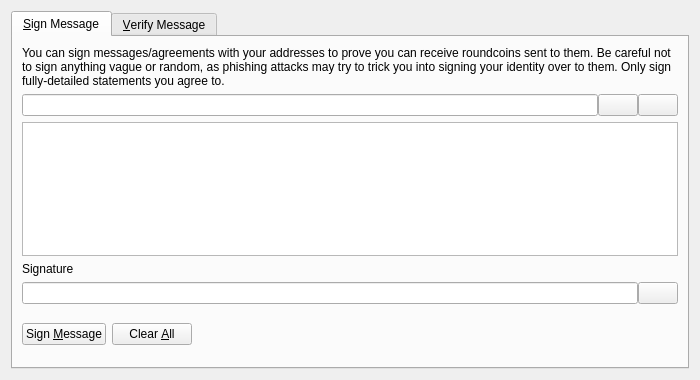
<?xml version="1.0" encoding="UTF-8"?>
<ui version="4.0">
 <class>SignVerifyMessageDialog</class>
 <widget class="QDialog" name="SignVerifyMessageDialog">
  <property name="geometry">
   <rect>
    <x>0</x>
    <y>0</y>
    <width>700</width>
    <height>380</height>
   </rect>
  </property>
  <property name="windowTitle">
   <string>Signatures - Sign / Verify a Message</string>
  </property>
  <property name="modal">
   <bool>true</bool>
  </property>
  <layout class="QVBoxLayout" name="verticalLayout">
   <item>
    <widget class="QTabWidget" name="tabWidget">
     <property name="currentIndex">
      <number>0</number>
     </property>
     <widget class="QWidget" name="tabSignMessage">
      <attribute name="title">
       <string>&amp;Sign Message</string>
      </attribute>
      <layout class="QVBoxLayout" name="verticalLayout_SM">
       <item>
        <widget class="QLabel" name="infoLabel_SM">
         <property name="text">
          <string>You can sign messages/agreements with your addresses to prove you can receive roundcoins sent to them. Be careful not to sign anything vague or random, as phishing attacks may try to trick you into signing your identity over to them. Only sign fully-detailed statements you agree to.</string>
         </property>
         <property name="textFormat">
          <enum>Qt::PlainText</enum>
         </property>
         <property name="wordWrap">
          <bool>true</bool>
         </property>
        </widget>
       </item>
       <item>
        <layout class="QHBoxLayout" name="horizontalLayout_1_SM">
         <property name="spacing">
          <number>0</number>
         </property>
         <item>
          <widget class="QValidatedLineEdit" name="addressIn_SM">
           <property name="toolTip">
            <string>The Roundcoin address to sign the message with</string>
           </property>
          </widget>
         </item>
         <item>
          <widget class="QPushButton" name="addressBookButton_SM">
           <property name="toolTip">
            <string>Choose previously used address</string>
           </property>
           <property name="text">
            <string/>
           </property>
           <property name="icon">
            <iconset resource="../bitcoin.qrc">
             <normaloff>:/icons/address-book</normaloff>:/icons/address-book</iconset>
           </property>
           <property name="shortcut">
            <string>Alt+A</string>
           </property>
           <property name="autoDefault">
            <bool>false</bool>
           </property>
          </widget>
         </item>
         <item>
          <widget class="QPushButton" name="pasteButton_SM">
           <property name="toolTip">
            <string>Paste address from clipboard</string>
           </property>
           <property name="text">
            <string/>
           </property>
           <property name="icon">
            <iconset resource="../bitcoin.qrc">
             <normaloff>:/icons/editpaste</normaloff>:/icons/editpaste</iconset>
           </property>
           <property name="shortcut">
            <string>Alt+P</string>
           </property>
           <property name="autoDefault">
            <bool>false</bool>
           </property>
          </widget>
         </item>
        </layout>
       </item>
       <item>
        <widget class="QPlainTextEdit" name="messageIn_SM">
         <property name="toolTip">
          <string>Enter the message you want to sign here</string>
         </property>
        </widget>
       </item>
       <item>
        <widget class="QLabel" name="signatureLabel_SM">
         <property name="text">
          <string>Signature</string>
         </property>
         <property name="textFormat">
          <enum>Qt::PlainText</enum>
         </property>
        </widget>
       </item>
       <item>
        <layout class="QHBoxLayout" name="horizontalLayout_2_SM">
         <property name="spacing">
          <number>0</number>
         </property>
         <item>
          <widget class="QLineEdit" name="signatureOut_SM">
           <property name="font">
            <font>
             <italic>true</italic>
            </font>
           </property>
           <property name="readOnly">
            <bool>true</bool>
           </property>
          </widget>
         </item>
         <item>
          <widget class="QPushButton" name="copySignatureButton_SM">
           <property name="toolTip">
            <string>Copy the current signature to the system clipboard</string>
           </property>
           <property name="text">
            <string/>
           </property>
           <property name="icon">
            <iconset resource="../bitcoin.qrc">
             <normaloff>:/icons/editcopy</normaloff>:/icons/editcopy</iconset>
           </property>
           <property name="autoDefault">
            <bool>false</bool>
           </property>
          </widget>
         </item>
        </layout>
       </item>
       <item>
        <layout class="QHBoxLayout" name="horizontalLayout_3_SM">
         <item>
          <widget class="QPushButton" name="signMessageButton_SM">
           <property name="toolTip">
            <string>Sign the message to prove you own this Roundcoin address</string>
           </property>
           <property name="text">
            <string>Sign &amp;Message</string>
           </property>
           <property name="icon">
            <iconset resource="../bitcoin.qrc">
             <normaloff>:/icons/edit</normaloff>:/icons/edit</iconset>
           </property>
           <property name="autoDefault">
            <bool>false</bool>
           </property>
          </widget>
         </item>
         <item>
          <widget class="QPushButton" name="clearButton_SM">
           <property name="toolTip">
            <string>Reset all sign message fields</string>
           </property>
           <property name="text">
            <string>Clear &amp;All</string>
           </property>
           <property name="icon">
            <iconset resource="../bitcoin.qrc">
             <normaloff>:/icons/remove</normaloff>:/icons/remove</iconset>
           </property>
           <property name="autoDefault">
            <bool>false</bool>
           </property>
          </widget>
         </item>
         <item>
          <spacer name="horizontalSpacer_1_SM">
           <property name="orientation">
            <enum>Qt::Horizontal</enum>
           </property>
           <property name="sizeHint" stdset="0">
            <size>
             <width>40</width>
             <height>48</height>
            </size>
           </property>
          </spacer>
         </item>
         <item>
          <widget class="QLabel" name="statusLabel_SM">
           <property name="font">
            <font>
             <weight>75</weight>
             <bold>true</bold>
            </font>
           </property>
           <property name="text">
            <string/>
           </property>
           <property name="wordWrap">
            <bool>true</bool>
           </property>
          </widget>
         </item>
         <item>
          <spacer name="horizontalSpacer_2_SM">
           <property name="orientation">
            <enum>Qt::Horizontal</enum>
           </property>
           <property name="sizeHint" stdset="0">
            <size>
             <width>40</width>
             <height>48</height>
            </size>
           </property>
          </spacer>
         </item>
        </layout>
       </item>
      </layout>
     </widget>
     <widget class="QWidget" name="tabVerifyMessage">
      <attribute name="title">
       <string>&amp;Verify Message</string>
      </attribute>
      <layout class="QVBoxLayout" name="verticalLayout_VM">
       <item>
        <widget class="QLabel" name="infoLabel_VM">
         <property name="text">
          <string>Enter the receiver's address, message (ensure you copy line breaks, spaces, tabs, etc. exactly) and signature below to verify the message. Be careful not to read more into the signature than what is in the signed message itself, to avoid being tricked by a man-in-the-middle attack. Note that this only proves the signing party receives with the address, it cannot prove sendership of any transaction!</string>
         </property>
         <property name="textFormat">
          <enum>Qt::PlainText</enum>
         </property>
         <property name="alignment">
          <set>Qt::AlignLeading|Qt::AlignLeft|Qt::AlignTop</set>
         </property>
         <property name="wordWrap">
          <bool>true</bool>
         </property>
        </widget>
       </item>
       <item>
        <layout class="QHBoxLayout" name="horizontalLayout_1_VM">
         <property name="spacing">
          <number>0</number>
         </property>
         <item>
          <widget class="QValidatedLineEdit" name="addressIn_VM">
           <property name="toolTip">
            <string>The Roundcoin address the message was signed with</string>
           </property>
          </widget>
         </item>
         <item>
          <widget class="QPushButton" name="addressBookButton_VM">
           <property name="toolTip">
            <string>Choose previously used address</string>
           </property>
           <property name="text">
            <string/>
           </property>
           <property name="icon">
            <iconset resource="../bitcoin.qrc">
             <normaloff>:/icons/address-book</normaloff>:/icons/address-book</iconset>
           </property>
           <property name="shortcut">
            <string>Alt+A</string>
           </property>
           <property name="autoDefault">
            <bool>false</bool>
           </property>
          </widget>
         </item>
        </layout>
       </item>
       <item>
        <widget class="QPlainTextEdit" name="messageIn_VM"/>
       </item>
       <item>
        <widget class="QValidatedLineEdit" name="signatureIn_VM"/>
       </item>
       <item>
        <layout class="QHBoxLayout" name="horizontalLayout_2_VM">
         <item>
          <widget class="QPushButton" name="verifyMessageButton_VM">
           <property name="toolTip">
            <string>Verify the message to ensure it was signed with the specified Roundcoin address</string>
           </property>
           <property name="text">
            <string>Verify &amp;Message</string>
           </property>
           <property name="icon">
            <iconset resource="../bitcoin.qrc">
             <normaloff>:/icons/transaction_0</normaloff>:/icons/transaction_0</iconset>
           </property>
           <property name="autoDefault">
            <bool>false</bool>
           </property>
          </widget>
         </item>
         <item>
          <widget class="QPushButton" name="clearButton_VM">
           <property name="toolTip">
            <string>Reset all verify message fields</string>
           </property>
           <property name="text">
            <string>Clear &amp;All</string>
           </property>
           <property name="icon">
            <iconset resource="../bitcoin.qrc">
             <normaloff>:/icons/remove</normaloff>:/icons/remove</iconset>
           </property>
           <property name="autoDefault">
            <bool>false</bool>
           </property>
          </widget>
         </item>
         <item>
          <spacer name="horizontalSpacer_1_VM">
           <property name="orientation">
            <enum>Qt::Horizontal</enum>
           </property>
           <property name="sizeHint" stdset="0">
            <size>
             <width>40</width>
             <height>48</height>
            </size>
           </property>
          </spacer>
         </item>
         <item>
          <widget class="QLabel" name="statusLabel_VM">
           <property name="font">
            <font>
             <weight>75</weight>
             <bold>true</bold>
            </font>
           </property>
           <property name="text">
            <string/>
           </property>
           <property name="wordWrap">
            <bool>true</bool>
           </property>
          </widget>
         </item>
         <item>
          <spacer name="horizontalSpacer_2_VM">
           <property name="orientation">
            <enum>Qt::Horizontal</enum>
           </property>
           <property name="sizeHint" stdset="0">
            <size>
             <width>40</width>
             <height>48</height>
            </size>
           </property>
          </spacer>
         </item>
        </layout>
       </item>
      </layout>
     </widget>
    </widget>
   </item>
  </layout>
 </widget>
 <customwidgets>
  <customwidget>
   <class>QValidatedLineEdit</class>
   <extends>QLineEdit</extends>
   <header>qt/qvalidatedlineedit.h</header>
  </customwidget>
 </customwidgets>
 <resources>
  <include location="../bitcoin.qrc"/>
 </resources>
 <connections/>
</ui>
